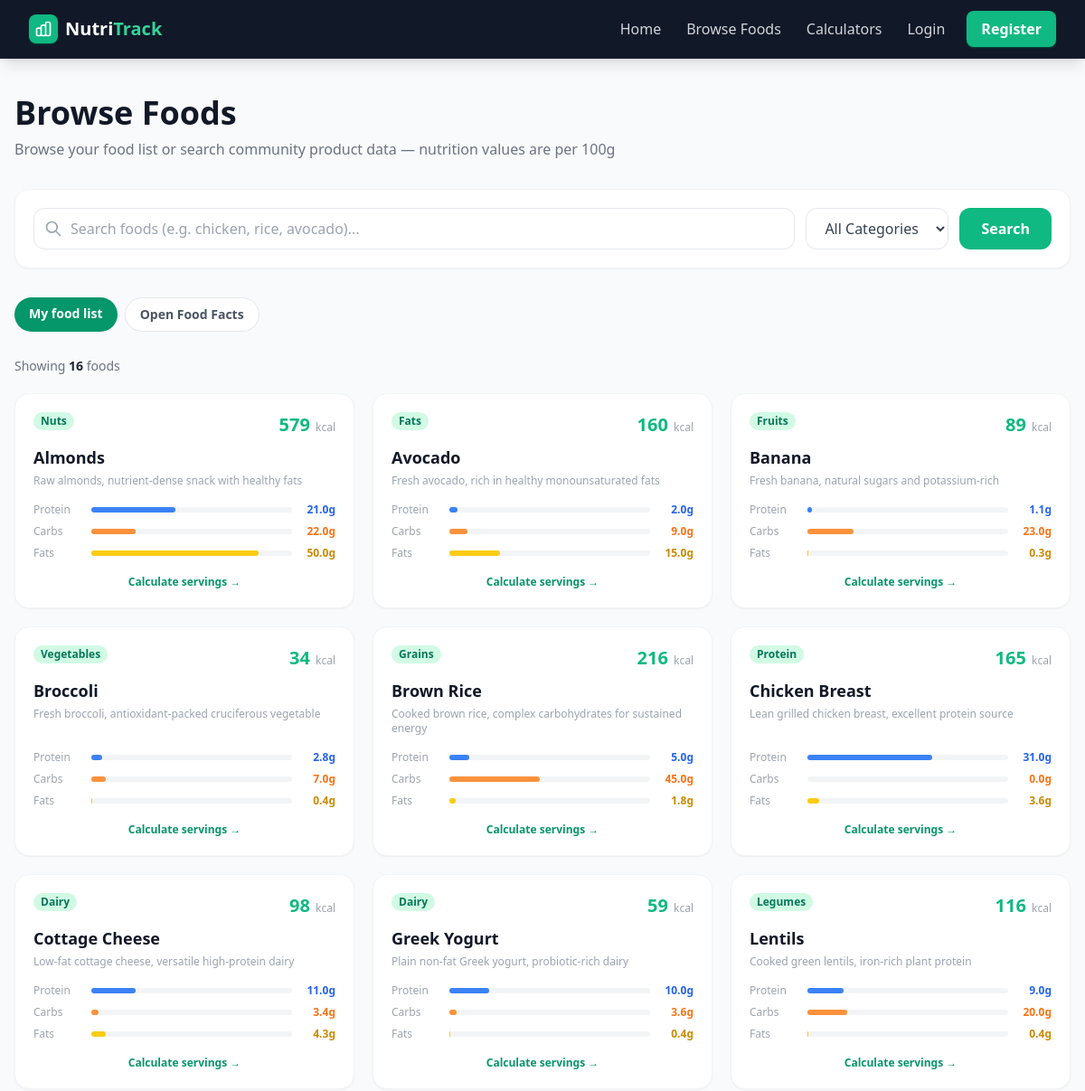
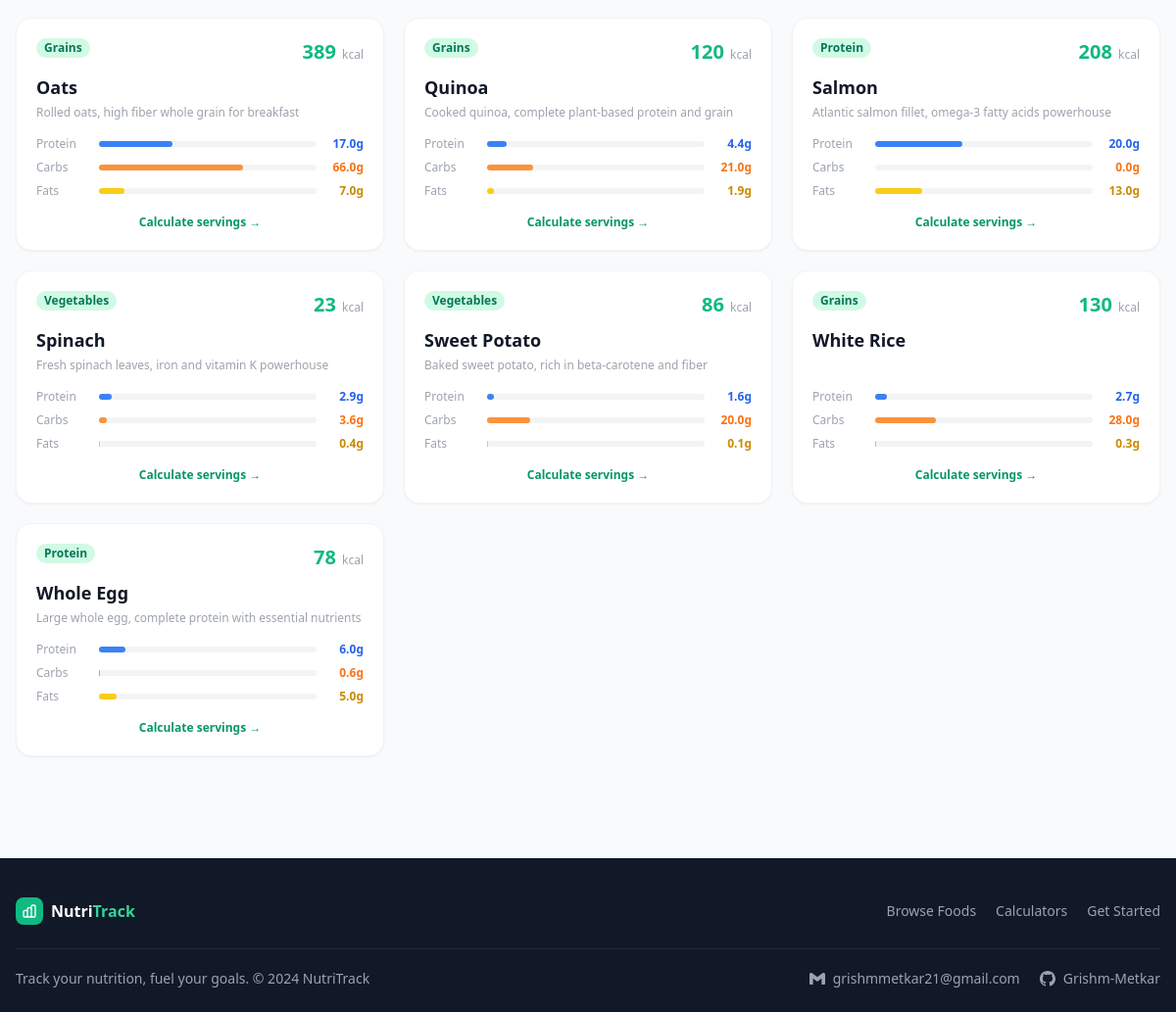
The page /foods on the database its author committed (2 pictures, top to bottom).
### tables this page shows
CREATE TABLE foods (
                id INTEGER PRIMARY KEY AUTOINCREMENT,
                name TEXT NOT NULL,
                calories REAL NOT NULL,
                protein REAL NOT NULL,
                carbs REAL NOT NULL,
                fats REAL NOT NULL,
                category TEXT NOT NULL,
                description TEXT
            , external_code TEXT, source TEXT NOT NULL DEFAULT 'local');

### app.py (the view, shortened to what this page needs)
@app.route("/foods")
def foods():
    db = get_db()
    query = request.args.get("q", "").strip()
    category = request.args.get("category", "").strip()
    barcode = request.args.get("barcode", "").strip()
    source = request.args.get("source", "local")
    if source not in {"local", "openfoodfacts"}:
        source = "local"
    sql = "SELECT * FROM foods WHERE 1=1"
    params = []
    if query:
        sql += " AND name LIKE ?"
        params.append(f"%{query}%")
    if category:
        sql += " AND category = ?"
        params.append(category)
    sql += " ORDER BY name"
    all_foods = db.execute(sql, params).fetchall()
    categories = db.execute("SELECT DISTINCT category FROM foods ORDER BY category").fetchall()
    external_foods = []
    external_error = None
    if source == "openfoodfacts" and barcode:
        try:
            external_foods = [get_food_by_code(barcode)]
        except NutritionServiceError as exc:
            external_error = str(exc)
    return render_template(
        "foods.html",
        foods=all_foods,
        categories=categories,
        query=query,
        selected_category=category,
        source=source,
        barcode=barcode,
        external_foods=external_foods,
        external_error=external_error,
    )

### app.py (called while the page is built)
def get_db():
    db = getattr(g, "_database", None)
    if db is None:
        db = g._database = sqlite3.connect(DATABASE)
        db.row_factory = sqlite3.Row
    return db

@app.teardown_appcontext
def close_connection(exception):
    db = getattr(g, "_database", None)
    if db is not None:
        db.close()

### templates/foods.html (shortened to what this page needs)
{% extends "base.html" %}
{% block content %}
<div class="max-w-7xl mx-auto px-4 py-10">
  <div class="mb-8">
    <h1 class="text-4xl font-extrabold text-gray-900">Browse Foods</h1>
    <p class="text-gray-500 mt-2">Browse your food list or search community product data — nutrition values are per 100g</p>
  </div>
  <form method="GET" action="/foods" class="bg-white rounded-2xl shadow-sm border border-gray-100 p-5 mb-8 flex flex-col sm:flex-row gap-3">
    <div class="flex-1 relative">
      <svg class="absolute left-3 top-1/2 -translate-y-1/2 w-5 h-5 text-gray-400" fill="none" stroke="currentColor" viewBox="0 0 24 24">
        <path stroke-linecap="round" stroke-linejoin="round" stroke-width="2" d="M21 21l-6-6m2-5a7 7 0 11-14 0 7 7 0 0114 0z"/>
      </svg>
      <input
        type="text" name="q" value="{{ query }}"
        placeholder="Search foods (e.g. chicken, rice, avocado)..."
        class="w-full pl-10 pr-4 py-2.5 border border-gray-200 rounded-xl focus:outline-none focus:ring-2 focus:ring-emerald-400 focus:border-transparent"
      />
    </div>
    {% if source == 'local' %}
    <select name="category" class="px-4 py-2.5 border border-gray-200 rounded-xl focus:outline-none focus:ring-2 focus:ring-emerald-400 bg-white text-gray-700">
      <option value="">All Categories</option>
    </select>
    {% endif %}
    <button type="submit" class="bg-emerald-500 hover:bg-emerald-600 text-white font-semibold px-6 py-2.5 rounded-xl transition-colors">
      Search
    </button>
  </form>
  <div class="flex flex-wrap gap-2 mb-7" role="group" aria-label="Food search source">
    <a href="{{ url_for('foods', q=query) }}"
       class="px-4 py-2 rounded-full text-sm font-semibold transition-colors {% if source == 'local' %}bg-emerald-600 text-white{% else %}bg-white text-gray-600 border border-gray-200 hover:border-emerald-300{% endif %}">
      My food list
    </a>
    <a href="{{ url_for('foods', q=query, source='openfoodfacts') }}"
       class="px-4 py-2 rounded-full text-sm font-semibold transition-colors {% if source == 'openfoodfacts' %}bg-emerald-600 text-white{% else %}bg-white text-gray-600 border border-gray-200 hover:border-emerald-300{% endif %}">
      Open Food Facts
    </a>
  </div>
  {% if source == 'openfoodfacts' %}
  <section aria-labelledby="external-results-heading">
    <div class="flex items-end justify-between gap-4 mb-5">
      <div>
        <h2 id="external-results-heading" class="text-2xl font-bold text-gray-900">Product database results</h2>
        <p class="text-sm text-gray-500 mt-1">Search results from Open Food Facts. Select a product to verify and add its nutrition values.</p>
      </div>
    </div>
    {% if external_error %}
    <div role="alert" class="mb-5 rounded-xl border border-amber-200 bg-amber-50 px-4 py-3 text-sm text-amber-800">
      {{ external_error }}
    </div>
    {% elif not query and not barcode %}
    <div class="mb-5 rounded-xl border border-gray-200 bg-white px-4 py-3 text-sm text-gray-600">
      Enter a food or product name above to search the community database.
    </div>
    {% elif external_foods %}
    <div class="grid sm:grid-cols-2 lg:grid-cols-3 gap-5">
      {% for food in external_foods %}
      <article class="bg-white rounded-2xl p-5 shadow-sm border border-gray-100 flex flex-col">
        <div class="flex items-start justify-between gap-3">
          <div>
            <h3 class="font-bold text-gray-900 text-lg">{{ food['name'] }}</h3>
            {% if food['brands'] %}<p class="text-xs text-gray-500 mt-1">{{ food['brands'] }}</p>{% endif %}
          </div>
          {% if food['nutrition'] %}
          <span class="shrink-0 text-right">
            <strong class="text-xl text-emerald-600">{{ food['nutrition']['calories']|int }}</strong>
            <span class="block text-xs text-gray-400">kcal / 100g</span>
          </span>
          {% endif %}
        </div>
        {% if food['nutrition'] %}
        <div class="grid grid-cols-3 gap-2 my-5 text-center">
          <div class="rounded-lg bg-blue-50 p-2"><strong class="block text-blue-700">{{ food['nutrition']['protein'] }}g</strong><span class="text-xs text-gray-500">Protein</span></div>
          <div class="rounded-lg bg-orange-50 p-2"><strong class="block text-orange-700">{{ food['nutrition']['carbs'] }}g</strong><span class="text-xs text-gray-500">Carbs</span></div>
          <div class="rounded-lg bg-yellow-50 p-2"><strong class="block text-yellow-700">{{ food['nutrition']['fats'] }}g</strong><span class="text-xs text-gray-500">Fat</span></div>
        </div>
        {% else %}
        <p class="my-5 text-sm text-gray-500">Nutrition values per 100g are incomplete, so this product cannot be imported yet.</p>
        {% endif %}
        <div class="mt-auto">
          {% if food['nutrition'] %}
            {% if session.get('user_id') %}
            <form method="POST" action="{{ url_for('import_openfoodfacts_food') }}">
              <input type="hidden" name="code" value="{{ food['code'] }}" />
              <input type="hidden" name="q" value="{{ query }}" />
              <button type="submit" class="w-full rounded-xl bg-emerald-600 hover:bg-emerald-700 text-white font-semibold px-4 py-2.5 transition-colors">
                Verify and add to food list
              </button>
            </form>
            {% else %}
            <a href="{{ url_for('login') }}" class="block w-full text-center rounded-xl bg-gray-100 hover:bg-gray-200 text-gray-700 font-semibold px-4 py-2.5 transition-colors">
              Log in to add this food
            </a>
            {% endif %}
          {% else %}
          <button type="button" disabled class="w-full rounded-xl bg-gray-100 text-gray-400 font-semibold px-4 py-2.5 cursor-not-allowed">
            Nutrition data incomplete
          </button>
          {% endif %}
          <a class="block text-center text-xs text-gray-400 hover:text-emerald-700 mt-3"
             href="https://world.openfoodfacts.org/product/{{ food['code'] }}" target="_blank" rel="noopener noreferrer">
            View source record
          </a>
        </div>
      </article>
      {% endfor %}
    </div>
    {% else %}
    <div class="text-center py-12 rounded-2xl border border-gray-100 bg-white">
      <p class="text-gray-700 font-semibold">No matching products found</p>
      <p class="text-gray-500 text-sm mt-1">Try another product name or check your spelling.</p>
    </div>
    {% endif %}
    <p class="text-xs text-gray-400 mt-5">
      Data is community-contributed and may be incomplete or inaccurate. Source:
      <a class="underline hover:text-emerald-700" href="https://world.openfoodfacts.org/" target="_blank" rel="noopener noreferrer">Open Food Facts</a>.
    </p>
  </section>
  {% else %}
  <p class="text-gray-500 text-sm mb-5">Showing <strong class="text-gray-800">{{ foods|length }}</strong> food{% if foods|length != 1 %}s{% endif %}
  </p>
  {% if foods %}
  <div class="grid sm:grid-cols-2 lg:grid-cols-3 xl:grid-cols-4 gap-5">
    {% for food in foods %}
    <div class="bg-white rounded-2xl p-5 shadow-sm border border-gray-100 card-hover flex flex-col">
      <div class="flex justify-between items-start mb-2">
        <span class="text-xs font-semibold bg-emerald-100 text-emerald-700 px-2 py-0.5 rounded-full">{{ food['category'] }}</span>
        <div class="text-right">
          <span class="text-xl font-extrabold text-emerald-500">{{ food['calories']|int }}</span>
          <span class="text-xs text-gray-400 ml-0.5">kcal</span>
        </div>
      </div>
      <h3 class="font-bold text-gray-900 text-lg mb-1">{{ food['name'] }}</h3>
      <p class="text-gray-400 text-xs mb-4 flex-1">{{ food['description'] }}</p>
      <div class="space-y-2">
        <div class="flex items-center gap-2">
          <span class="text-xs text-gray-400 w-14">Protein</span>
          <div class="flex-1 bg-gray-100 rounded-full h-1.5">
            <div class="bg-blue-500 h-1.5 rounded-full" style="width: {{ [food['protein']/50*100, 100]|min }}%"></div>
          </div>
          <span class="text-xs font-semibold text-blue-600 w-10 text-right">{{ food['protein'] }}g</span>
        </div>
        <div class="flex items-center gap-2">
          <span class="text-xs text-gray-400 w-14">Carbs</span>
          <div class="flex-1 bg-gray-100 rounded-full h-1.5">
            <div class="bg-orange-400 h-1.5 rounded-full" style="width: {{ [food['carbs']/100*100, 100]|min }}%"></div>
          </div>
          <span class="text-xs font-semibold text-orange-500 w-10 text-right">{{ food['carbs'] }}g</span>
        </div>
        <div class="flex items-center gap-2">
          <span class="text-xs text-gray-400 w-14">Fats</span>
          <div class="flex-1 bg-gray-100 rounded-full h-1.5">
            <div class="bg-yellow-400 h-1.5 rounded-full" style="width: {{ [food['fats']/60*100, 100]|min }}%"></div>
          </div>
          <span class="text-xs font-semibold text-yellow-600 w-10 text-right">{{ food['fats'] }}g</span>
        </div>
      </div>
      <a href="/calculators?food_id={{ food['id'] }}" class="mt-4 text-center text-xs font-semibold text-emerald-600 hover:text-emerald-700 hover:underline">
        Calculate servings →
      </a>
    </div>
    {% endfor %}
  </div>
  {% endif %}
  {% endif %}
</div>
{% endblock %}

### templates/base.html (style rules this page uses)
.card-hover { transition: all 0.25s ease; }

### rows shown on the page
foods: category "Nuts", calories "579", name "Almonds", description "Raw almonds, nutrient-dense snack with healthy fats", {{ [food['protein']/50*100, 100]|min }} 42.0 (drawn), protein "21.0", carbs "22.0", {{ [food['fats']/60*100, 100]|min }} 83.33333333333334 (drawn), fats "50.0"
foods: category "Fats", calories "160", name "Avocado", description "Fresh avocado, rich in healthy monounsaturated fats", {{ [food['protein']/50*100, 100]|min }} 4.0 (drawn), protein "2.0", carbs "9.0", {{ [food['fats']/60*100, 100]|min }} 25.0 (drawn), fats "15.0"
foods: category "Fruits", calories "89", name "Banana", description "Fresh banana, natural sugars and potassium-rich", {{ [food['protein']/50*100, 100]|min }} 2.2 (drawn), protein "1.1", carbs "23.0", fats "0.3"
foods: category "Vegetables", calories "34", name "Broccoli", description "Fresh broccoli, antioxidant-packed cruciferous vegetable", {{ [food['protein']/50*100, 100]|min }} 5.6 (drawn), protein "2.8", {{ [food['carbs']/100*100, 100]|min }} 7.000000000000001 (drawn), carbs "7.0", fats "0.4"
foods: category "Grains", calories "216", name "Brown Rice", description "Cooked brown rice, complex carbohydrates for sustained energy", {{ [food['protein']/50*100, 100]|min }} 10.0 (drawn), protein "5.0", carbs "45.0", {{ [food['fats']/60*100, 100]|min }} 3.0000000000000004 (drawn), fats "1.8"
foods: category "Protein", calories "165", name "Chicken Breast", description "Lean grilled chicken breast, excellent protein source", {{ [food['protein']/50*100, 100]|min }} 62.0 (drawn), protein "31.0", carbs "0.0", {{ [food['fats']/60*100, 100]|min }} 6.000000000000001 (drawn), fats "3.6"
foods: category "Dairy", calories "98", name "Cottage Cheese", description "Low-fat cottage cheese, versatile high-protein dairy", {{ [food['protein']/50*100, 100]|min }} 22.0 (drawn), protein "11.0", {{ [food['carbs']/100*100, 100]|min }} 3.4000000000000004 (drawn), carbs "3.4", {{ [food['fats']/60*100, 100]|min }} 7.166666666666667 (drawn), fats "4.3"
foods: category "Dairy", calories "59", name "Greek Yogurt", description "Plain non-fat Greek yogurt, probiotic-rich dairy", {{ [food['protein']/50*100, 100]|min }} 20.0 (drawn), protein "10.0", {{ [food['carbs']/100*100, 100]|min }} 3.6000000000000005 (drawn), carbs "3.6", fats "0.4"
foods: category "Legumes", calories "116", name "Lentils", description "Cooked green lentils, iron-rich plant protein", {{ [food['protein']/50*100, 100]|min }} 18.0 (drawn), protein "9.0", carbs "20.0", fats "0.4"
foods: category "Grains", calories "389", name "Oats", description "Rolled oats, high fiber whole grain for breakfast", {{ [food['protein']/50*100, 100]|min }} 34.0 (drawn), protein "17.0", carbs "66.0", {{ [food['fats']/60*100, 100]|min }} 11.666666666666666 (drawn), fats "7.0"
foods: category "Grains", calories "120", name "Quinoa", description "Cooked quinoa, complete plant-based protein and grain", {{ [food['protein']/50*100, 100]|min }} 8.8 (drawn), protein "4.4", carbs "21.0", {{ [food['fats']/60*100, 100]|min }} 3.166666666666666 (drawn), fats "1.9"
foods: category "Protein", calories "208", name "Salmon", description "Atlantic salmon fillet, omega-3 fatty acids powerhouse", {{ [food['protein']/50*100, 100]|min }} 40.0 (drawn), protein "20.0", carbs "0.0", {{ [food['fats']/60*100, 100]|min }} 21.666666666666668 (drawn), fats "13.0"
foods: category "Vegetables", calories "23", name "Spinach", description "Fresh spinach leaves, iron and vitamin K powerhouse", {{ [food['protein']/50*100, 100]|min }} 5.8 (drawn), protein "2.9", {{ [food['carbs']/100*100, 100]|min }} 3.6000000000000005 (drawn), carbs "3.6", fats "0.4"
foods: category "Vegetables", calories "86", name "Sweet Potato", description "Baked sweet potato, rich in beta-carotene and fiber", {{ [food['protein']/50*100, 100]|min }} 3.2 (drawn), protein "1.6", carbs "20.0", fats "0.1"
foods: category "Grains", calories "130", name "White Rice", {{ [food['protein']/50*100, 100]|min }} 5.4 (drawn), protein "2.7", {{ [food['carbs']/100*100, 100]|min }} 28.000000000000004 (drawn), carbs "28.0", fats "0.3"
foods: category "Protein", calories "78", name "Whole Egg", description "Large whole egg, complete protein with essential nutrients", {{ [food['protein']/50*100, 100]|min }} 12.0 (drawn), protein "6.0", carbs "0.6", {{ [food['fats']/60*100, 100]|min }} 8.333333333333332 (drawn), fats "5.0"

### other values the page prints
{{ foods|length }} "16"
